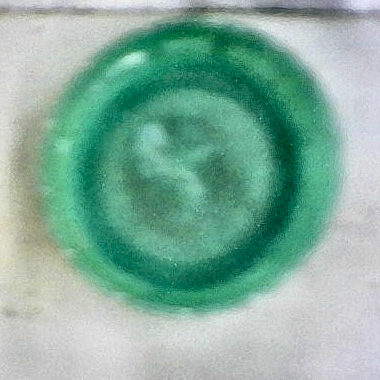
#> input picture ia-modelo/reprovada/tampa_aprovada_20261117_213930_493.png, 380 x 380 px; its folder holds only this picture in this run
$ python refinar_tampinhas.py
#> lines starting #> are read from the running program, lines starting #| are printed output that depends on the picture; after the words box and inside, x2 and y2 are one past the last pixel; in counts of white or black regions, pixels touching at a corner belong together
#!/usr/bin/env python3
"""
refinar_tampinhas.py - Entrega 1 (parte 2)

Pega as imagens geradas pelo CapturaTampinha.java (pasta aprovada/) e:
  1. localiza a tampinha pela cor verde (fallback: Hough circles);
  2. recorta em volta dela, descartando a esteira;
  3. zera o fundo fora do circulo da tampinha (desligue com --sem-mascara);
  4. aumenta a resolucao (Lanczos ou super-resolucao DNN, se houver modelo);
  5. aplica nitidez leve e salva em PNG em aprovada_refinada/.

Uso:
  python refinar_tampinhas.py
  python refinar_tampinhas.py --tamanho 512 --debug
  python refinar_tampinhas.py --modelo FSRCNN_x4.pb --modelo-nome fsrcnn --escala 4

Dependencias:
  pip install opencv-python numpy
  (super-resolucao por modelo exige opencv-contrib-python)
"""
import argparse
import glob
import os

import cv2
import numpy as np

# Verde em HSV (OpenCV: H 0-180, S 0-255, V 0-255)
VERDE_MIN = np.array([35, 50, 40], dtype=np.uint8)
VERDE_MAX = np.array([90, 255, 255], dtype=np.uint8)


def localizar_tampinha(img):
    """Retorna (cx, cy, raio) da tampinha, ou None se nao encontrar."""
    h, w = img.shape[:2]

    # 1) Mascara verde + maior contorno -> circulo envolvente
    hsv = cv2.cvtColor(img, cv2.COLOR_BGR2HSV)
    mask = cv2.inRange(hsv, VERDE_MIN, VERDE_MAX)
    kernel = cv2.getStructuringElement(cv2.MORPH_ELLIPSE, (5, 5))
    mask = cv2.morphologyEx(mask, cv2.MORPH_OPEN, kernel)
    mask = cv2.morphologyEx(mask, cv2.MORPH_CLOSE, kernel)
    contornos, _ = cv2.findContours(mask, cv2.RETR_EXTERNAL, cv2.CHAIN_APPROX_SIMPLE)
    if contornos:
        maior = max(contornos, key=cv2.contourArea)
        if cv2.contourArea(maior) > 0.02 * h * w:
            (x, y), r = cv2.minEnclosingCircle(maior)
            return int(x), int(y), int(r)

    # 2) Fallback: Hough (quando o verde estiver fraco)
    cinza = cv2.medianBlur(cv2.cvtColor(img, cv2.COLOR_BGR2GRAY), 5)
    lado = min(h, w)
    circulos = cv2.HoughCircles(
        cinza, cv2.HOUGH_GRADIENT, dp=1.2, minDist=lado // 2,
        param1=100, param2=30,
        minRadius=int(lado * 0.2), maxRadius=int(lado * 0.55),
    )
    if circulos is not None:
        x, y, r = np.round(circulos[0][0]).astype(int)
        return int(x), int(y), int(r)
    return None


def focar_na_tampinha(img, cx, cy, raio, margem=1.10, mascarar=True):
    """Recorta em volta da tampinha e, se pedido, zera o fundo fora do circulo."""
    h, w = img.shape[:2]
    R = int(raio * margem)
    x1, y1 = max(0, cx - R), max(0, cy - R)
    x2, y2 = min(w, cx + R), min(h, cy + R)
    recorte = img[y1:y2, x1:x2].copy()
    if mascarar:
        m = np.zeros(recorte.shape[:2], np.uint8)
        cv2.circle(m, (cx - x1, cy - y1), raio, 255, -1)
        recorte = cv2.bitwise_and(recorte, recorte, mask=m)
    return recorte


def quadrado(img):
    """Completa com preto para deixar a imagem quadrada (evita distorcer no resize)."""
    h, w = img.shape[:2]
    s = max(h, w)
    out = np.zeros((s, s, 3), np.uint8)
    oy, ox = (s - h) // 2, (s - w) // 2
    out[oy:oy + h, ox:ox + w] = img
    return out


def aumentar(img, tamanho, modelo=None, nome_modelo="fsrcnn", escala=4):
    """Aumenta a resolucao: super-resolucao por DNN (se houver modelo) + Lanczos."""
    if modelo:
        sr = cv2.dnn_superres.DnnSuperResImpl_create()
        sr.readModel(modelo)
        sr.setModel(nome_modelo, escala)
        img = sr.upsample(img)
    return cv2.resize(img, (tamanho, tamanho), interpolation=cv2.INTER_LANCZOS4)


def nitidez(img):
    """Unsharp mask leve para realcar a borda da tampinha."""
    suave = cv2.GaussianBlur(img, (0, 0), 1.5)
    return cv2.addWeighted(img, 1.4, suave, -0.4, 0)


def desenhar_debug(img, cx, cy, raio):
    d = img.copy()
    cv2.circle(d, (cx, cy), raio, (0, 255, 0), 2)
    cv2.circle(d, (cx, cy), 3, (0, 0, 255), -1)
    return d


def main():
    p = argparse.ArgumentParser(description="Refina as tampinhas capturadas pelo Java.")
    p.add_argument("-e", "--entrada", default="reprovada", help="pasta com as imagens do Java")
    p.add_argument("-s", "--saida", default="reprovada_refinada", help="pasta de saida")
    p.add_argument("-t", "--tamanho", type=int, default=512, help="lado final em pixels")
    p.add_argument("--sem-mascara", action="store_true", help="mantem o fundo ao redor da tampinha")
    p.add_argument("--modelo", help="arquivo .pb de super-resolucao (FSRCNN/EDSR/ESPCN)")
    p.add_argument("--modelo-nome", default="fsrcnn", help="nome do modelo: fsrcnn, edsr, espcn...")
    p.add_argument("--escala", type=int, default=4, help="fator de aumento do modelo DNN")
    p.add_argument("--debug", action="store_true", help="salva imagem com o circulo detectado")
    a = p.parse_args()

    os.makedirs(a.saida, exist_ok=True)
    if a.debug:
        os.makedirs(os.path.join(a.saida, "debug"), exist_ok=True)

    arquivos = sorted(
        glob.glob(os.path.join(a.entrada, "tampa_aprovada_*.png"))
        + glob.glob(os.path.join(a.entrada, "tampa_aprovada_*.jpg"))
    )
    if not arquivos:
        print(f"Nenhuma imagem 'tampa_aprovada_*' encontrada em '{a.entrada}'.")
        return

    for caminho in arquivos:
        img = cv2.imread(caminho)
#> img is the input picture: shape (380, 380, 3); mean B, G, R 157.6, 173.8, 131.3
        if img is None:
            print(f"[ERRO] nao consegui ler {caminho}")
            continue

        h, w = img.shape[:2]
#> h = 380; w = 380
        loc = localizar_tampinha(img)
#> in localizar_tampinha, `hsv = cv2.cvtColor(img, cv2.COLOR_BGR2HSV)`: hsv: shape (380, 380, 3); mean H, S, V 72.8, 79.7, 174.9
#> in localizar_tampinha, `mask = cv2.inRange(hsv, VERDE_MIN, VERDE_MAX)`:
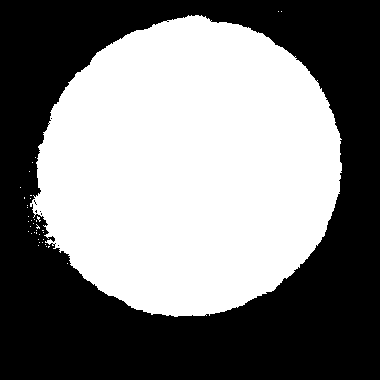
#> mask: shape (380, 380); 49.2% white; 38 white regions (37 under 20 px), largest, box (x1, y1, x2, y2) and area: (30, 15, 342, 317) 71032
#> in localizar_tampinha, `mask = cv2.morphologyEx(mask, cv2.MORPH_OPEN, kernel)`:
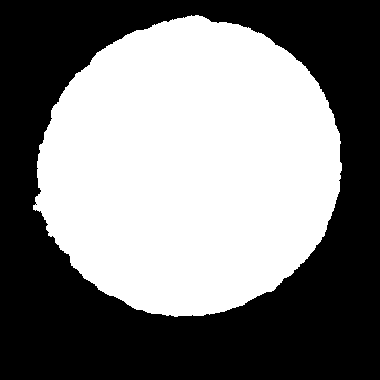
#> mask: shape (380, 380); 49% white; 1 white region, box (x1, y1, x2, y2) and area: (33, 15, 342, 317) 70816
#> in localizar_tampinha, `mask = cv2.morphologyEx(mask, cv2.MORPH_CLOSE, kernel)`: mask: shape (380, 380); 49.1% white; 1 white region
#> in localizar_tampinha, `contornos, _ = cv2.findContours(mask, cv2.RETR_EXTERNAL, cv2.CHAIN_APP..`: contornos = 1 contour; box (x1, y1, x2, y2) and area: (33, 15, 342, 317) 70386
#> in localizar_tampinha, `maior = max(contornos, key=cv2.contourArea)`: maior = contour of 533 points, box (x1, y1, x2, y2) (33, 15, 342, 317), area 70386
#> in localizar_tampinha, `(x, y), r = cv2.minEnclosingCircle(maior)`: x = 185.3; y = 168.1; r = 157.7
#> loc = (185, 168, 157)
        if loc is None:
            print(f"[AVISO] tampinha nao encontrada em {caminho}; usando o centro da imagem")
            cx, cy, r = w // 2, h // 2, min(h, w) // 2
        else:
            cx, cy, r = loc
#> cx = 185; cy = 168; r = 157

        recorte = focar_na_tampinha(img, cx, cy, r, mascarar=not a.sem_mascara)
#> in focar_na_tampinha, `R = int(raio * margem)`: R = 172
#> in focar_na_tampinha, `x1, y1 = max(0, cx - R), max(0, cy - R)`: x1 = 13; y1 = 0
#> in focar_na_tampinha, `x2, y2 = min(w, cx + R), min(h, cy + R)`: x2 = 357; y2 = 340
#> in focar_na_tampinha, `recorte = img[y1:y2, x1:x2].copy()`:
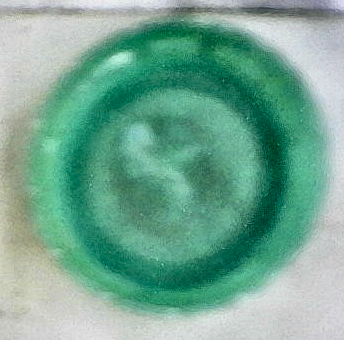
#> recorte: shape (340, 344, 3); mean B, G, R 146.9, 167.1, 114.9
#> in focar_na_tampinha, `cv2.circle(m, (cx - x1, cy - y1), raio, 255, -1)`:
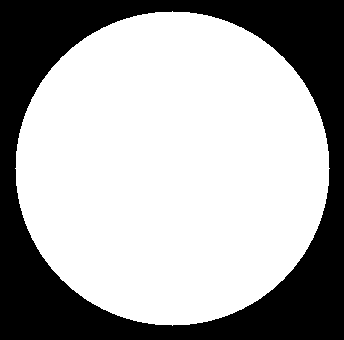
#> m: shape (340, 344); 66.2% white; 1 black region, box (x1, y1, x2, y2) and area: (0, 0, 344, 340) 39559
#> in focar_na_tampinha, `recorte = cv2.bitwise_and(recorte, recorte, mask=m)`:
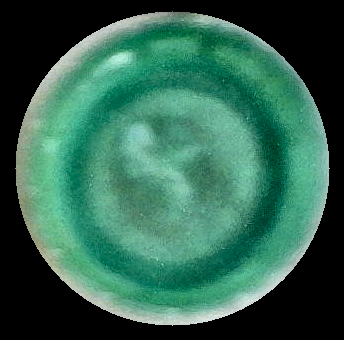
#> recorte: shape (340, 344, 3); mean B, G, R 81.4, 100.5, 49.7
        out = aumentar(quadrado(recorte), a.tamanho, a.modelo, a.modelo_nome, a.escala)
#> in quadrado, `out[oy:oy + h, ox:ox + w] = img`:
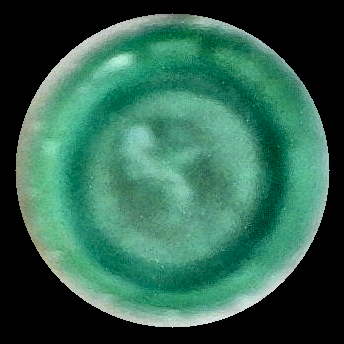
#> out: shape (344, 344, 3); mean B, G, R 80.5, 99.3, 49.1
        out = nitidez(out)
#> in nitidez, `suave = cv2.GaussianBlur(img, (0, 0), 1.5)`:
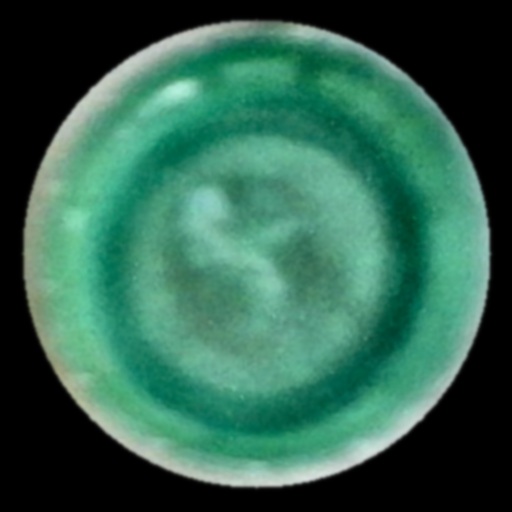
#> suave: shape (512, 512, 3); mean B, G, R 80.6, 99.5, 49.3

        base = os.path.splitext(os.path.basename(caminho))[0]
        cv2.imwrite(os.path.join(a.saida, base + "_refinada.png"), out)
        if a.debug:
            cv2.imwrite(os.path.join(a.saida, "debug", base + "_debug.png"),
                        desenhar_debug(img, cx, cy, r))
        print(f"[OK] {base} -> {out.shape[1]}x{out.shape[0]}")
#| [OK] tampa_aprovada_20261117_213930_493 -> 512x512


if __name__ == "__main__":
    main()

$ run again, on ia-modelo/reprovada/tampa_aprovada_20261117_214048_696.png
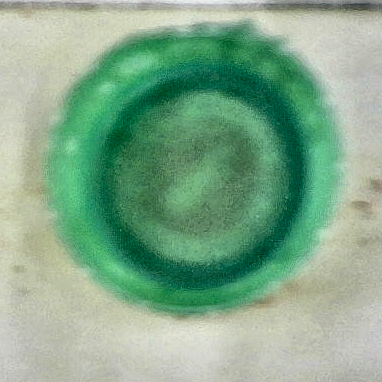
#> input picture ia-modelo/reprovada/tampa_aprovada_20261117_214048_696.png, 382 x 382 px
#> in main, img is the input picture: shape (382, 382, 3); mean B, G, R 139.1, 168.6, 130.3
#> hsv: shape (382, 382, 3); mean H, S, V 54.2, 82.5, 168.6
#> in localizar_tampinha, `mask = cv2.morphologyEx(mask, cv2.MORPH_OPEN, kernel)`:
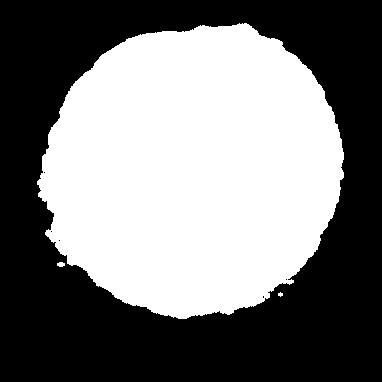
#> mask: shape (382, 382); 47.6% white; 3 white regions (1 under 20 px), largest, box (x1, y1, x2, y2) and area: (37, 23, 344, 319) 69371, (57, 262, 65, 267) 32
#> contornos = 2 contours, 1 with area under 20; largest, box (x1, y1, x2, y2) and area: (37, 23, 344, 319) 68973
#> maior = contour of 611 points, box (x1, y1, x2, y2) (37, 23, 344, 319), area 68973
#> in localizar_tampinha, `(x, y), r = cv2.minEnclosingCircle(maior)`: x = 184; y = 168; r = 159.8
#> loc = (184, 168, 159)
#> in main, `cx, cy, r = loc`: cx = 184; cy = 168; r = 159
#> R = 174
#> x1 = 10; y1 = 0
#> x2 = 358; y2 = 342
#> m: shape (342, 348); 66.7% white; 1 black region, box (x1, y1, x2, y2) and area: (0, 0, 348, 342) 39635
#> in nitidez, `suave = cv2.GaussianBlur(img, (0, 0), 1.5)`:
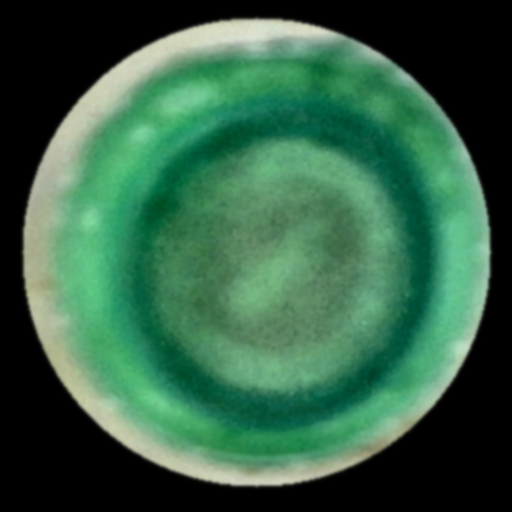
#> suave: shape (512, 512, 3); mean B, G, R 70.4, 96.8, 52.5
#| [OK] tampa_aprovada_20261117_214048_696 -> 512x512

$ run again, on ia-modelo/reprovada/tampa_aprovada_20261117_214051_318.png
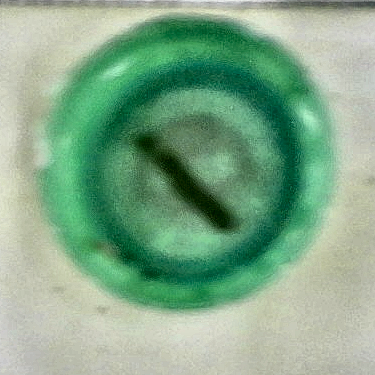
#> input picture ia-modelo/reprovada/tampa_aprovada_20261117_214051_318.png, 375 x 375 px
#> in main, img is the input picture: shape (375, 375, 3); mean B, G, R 137.2, 168.3, 129.8
#> hsv: shape (375, 375, 3); mean H, S, V 54.2, 83.8, 168.4
#> in localizar_tampinha, `mask = cv2.morphologyEx(mask, cv2.MORPH_OPEN, kernel)`:
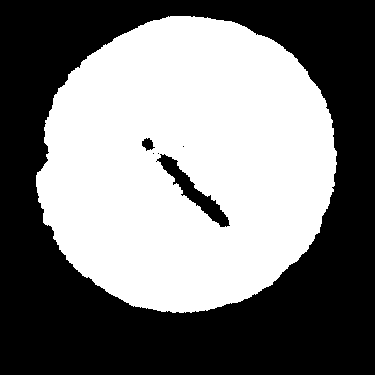
#> mask: shape (375, 375); 48.4% white; 1 white region, box (x1, y1, x2, y2) and area: (36, 16, 337, 313) 68015
#> contornos = 1 contour; box (x1, y1, x2, y2) and area: (36, 16, 337, 313) 68910
#> maior = contour of 543 points, box (x1, y1, x2, y2) (36, 16, 337, 313), area 68910
#> in localizar_tampinha, `(x, y), r = cv2.minEnclosingCircle(maior)`: x = 184; y = 161.1; r = 153.6
#> loc = (184, 161, 153)
#> in main, `cx, cy, r = loc`: cx = 184; cy = 161; r = 153
#> R = 168
#> x1 = 16; y1 = 0
#> x2 = 352; y2 = 329
#> m: shape (329, 336); 66.5% white; 1 black region, box (x1, y1, x2, y2) and area: (0, 0, 336, 329) 37027
#> in nitidez, `suave = cv2.GaussianBlur(img, (0, 0), 1.5)`:
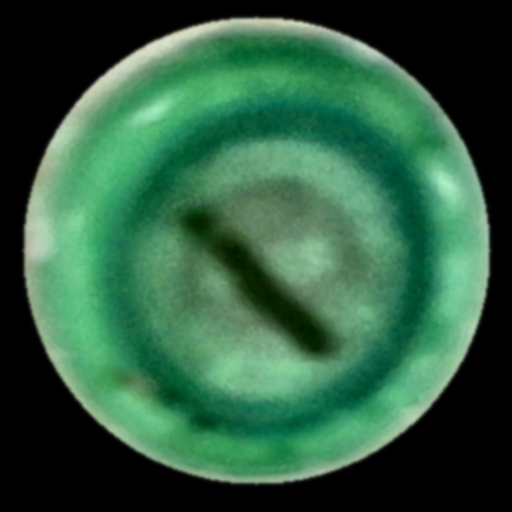
#> suave: shape (512, 512, 3); mean B, G, R 65.5, 93.2, 47.7
#| [OK] tampa_aprovada_20261117_214051_318 -> 512x512

$ run again, on ia-modelo/reprovada/tampa_aprovada_20261117_214003_684.png
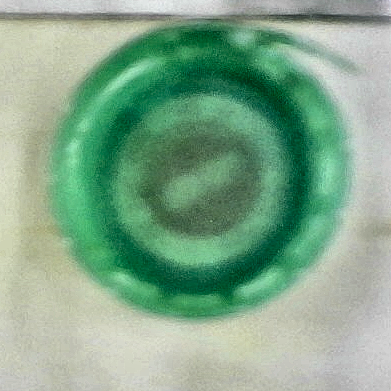
#> input picture ia-modelo/reprovada/tampa_aprovada_20261117_214003_684.png, 391 x 391 px
#> in main, img is the input picture: shape (391, 391, 3); mean B, G, R 139.5, 167.3, 130.2
#> hsv: shape (391, 391, 3); mean H, S, V 56.1, 79.6, 167.4
#> contornos = 1 contour; box (x1, y1, x2, y2) and area: (40, 19, 352, 322) 71758
#> maior = contour of 579 points, box (x1, y1, x2, y2) (40, 19, 352, 322), area 71758
#> in localizar_tampinha, `(x, y), r = cv2.minEnclosingCircle(maior)`: x = 189.6; y = 159.1; r = 163.8
#> loc = (189, 159, 163)
#> in main, `cx, cy, r = loc`: cx = 189; cy = 159; r = 163
#> R = 179
#> x1 = 10; y1 = 0
#> x2 = 368; y2 = 338
#> m: shape (338, 358); 68.8% white; 1 black region, box (x1, y1, x2, y2) and area: (0, 0, 358, 338) 37699
#> in quadrado, `out[oy:oy + h, ox:ox + w] = img`:
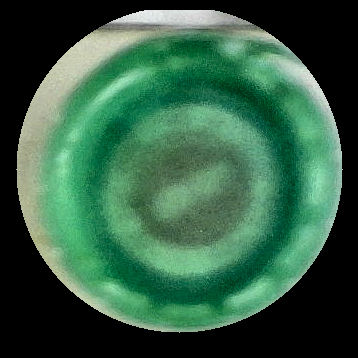
#> out: shape (358, 358, 3); mean B, G, R 69.2, 94.5, 52.5
#| [OK] tampa_aprovada_20261117_214003_684 -> 512x512
